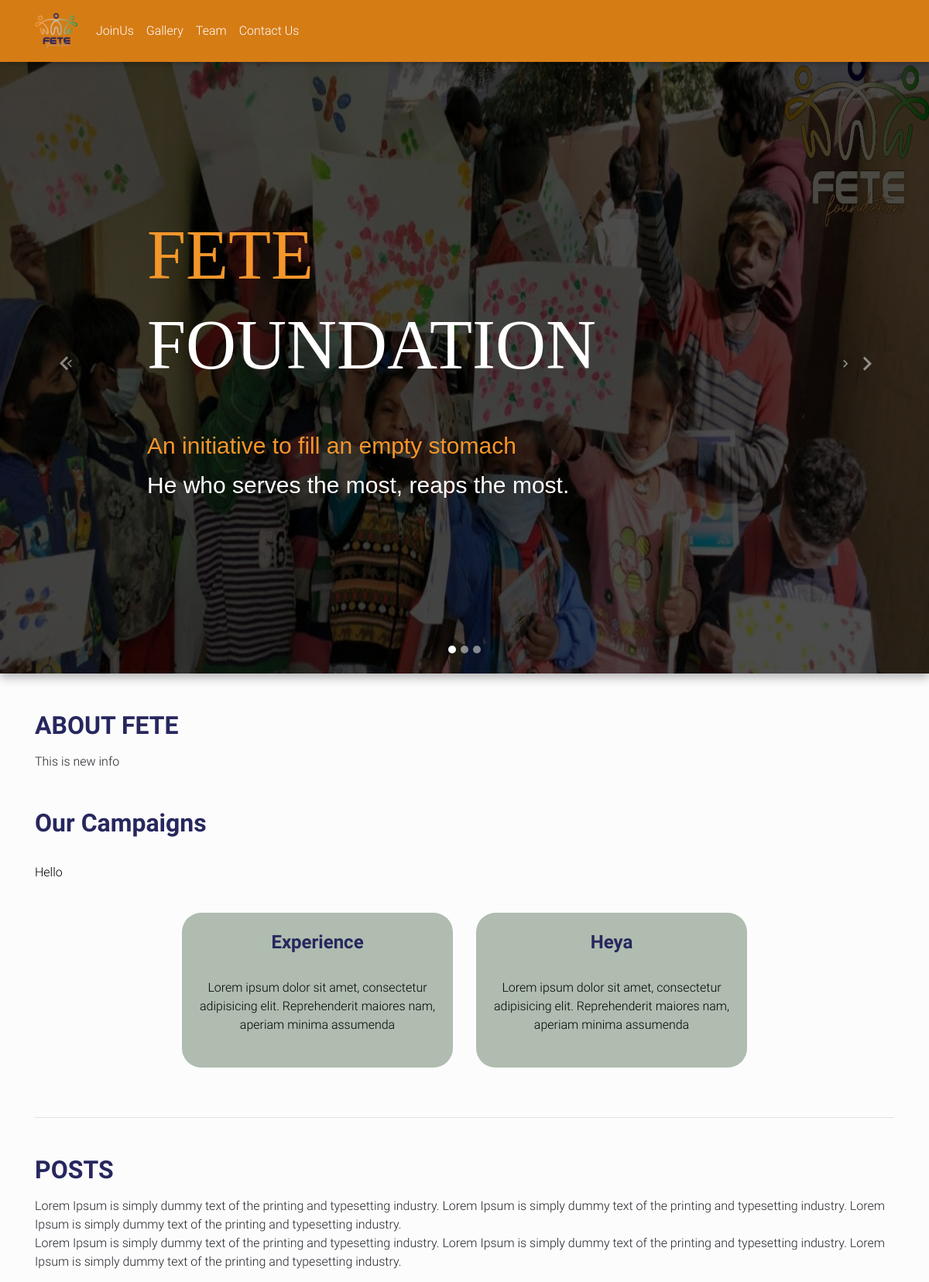
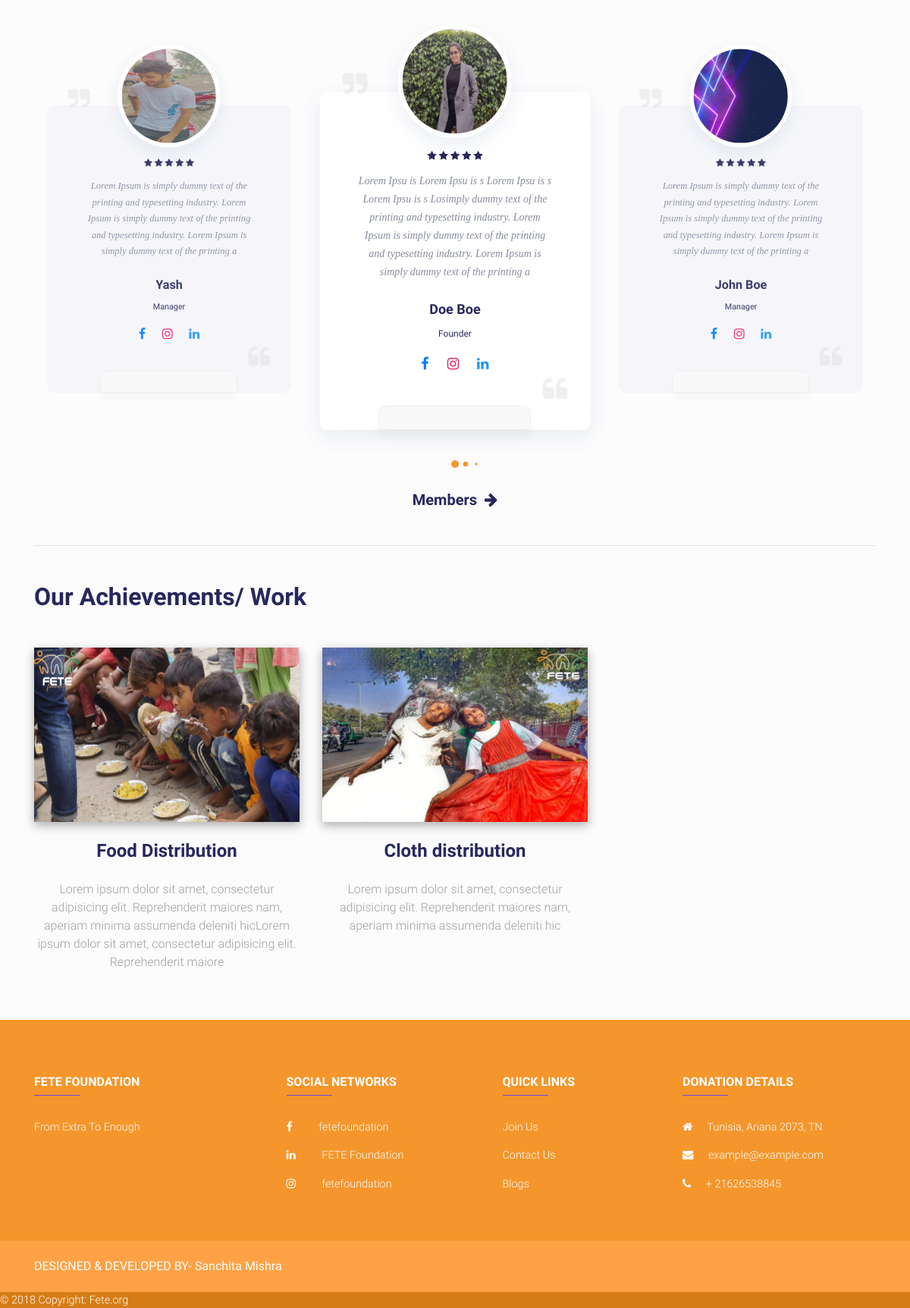
The page / on the database its author committed (2 pictures, top to bottom).
### home/models.py (models this page shows, shortened)
class AboutFete(models.Model):
    description = models.TextField()
    updatedOn = models.DateTimeField(default= timezone.now)

class CampaignDescription(models.Model):
    description= models.TextField()
    updatedOn = models.DateTimeField(default= timezone.now)

class Campaign(models.Model):
    title = models.CharField(max_length= 20)
    description = models.CharField(max_length=110)
    active= models.BooleanField(default=False)
    date = models.DateTimeField(default= timezone.now)

class PostDescription(models.Model):
    description= models.TextField()
    updatedOn= models.DateTimeField(default= timezone.now)

class Head(models.Model):
    name = models.CharField(max_length=40)
    post = models.CharField(max_length=40)
    description = models.CharField(max_length=250)
    image = models.ImageField(upload_to="media/Home/Heads",default="")
    facebook_account_link = models.CharField(max_length=250, blank=True)
    instagram_account_link = models.CharField(max_length=250, blank=True)
    linkedin_account_link = models.CharField(max_length=250, blank=True)
    active = models.BooleanField(default= False)
    date = models.DateTimeField(default=timezone.now)

class Achievement(models.Model):
    title = models.CharField(max_length=50)
    description = models.CharField(max_length=200)
    image = models.ImageField(upload_to="media/Home/Achievements",default="")
    active = models.BooleanField(default= False)
    date = models.DateTimeField(default=timezone.now)

### home/views.py (the view)
# urls.py: 2. Add a URL to urlpatterns:  path('', views.home, name='home')
def home(request):
    carouselImg = CarouselImg.objects.filter(active=True)
    aboutFete= AboutFete.objects.order_by('-updatedOn').all()[:1]
    campaignDescription = CampaignDescription.objects.order_by('-updatedOn').all()[:1]
    campaigns = Campaign.objects.filter(active=True)
    postDescription = PostDescription.objects.order_by('-updatedOn').all()[:1]
    heads = Head.objects.filter(active=True)
    achievements= Achievement.objects.filter(active=True)
    context = {'carouselImgs': carouselImg,'aboutFete':aboutFete,'campaignDescription': campaignDescription,'campaigns':campaigns, 'postDescription':postDescription, 'heads': heads,'achievements': achievements}
    return render(request,'index.html',context)

### templates/index.html (shortened to what this page needs)
{% extends 'base.html' %}
{% load static %}
{% block content %}
<div id=" carousel " style="margin-top: 70px !important;">
  <div id="" >
      <div class="">
          <div class="">
            <div id="intro" class="rgba-black-strong ">
            <div id="carousel-example-1z"  class="carousel slide carousel-fade responsive" data-ride="carousel">
                <ol class="carousel-indicators">
                    <li data-target="#carousel-example-1z w-100" data-slide-to="0" class="active"></li>
                    <li data-target="#carousel-example-1z w-100" data-slide-to="1"></li>
                    <li data-target="#carousel-example-1z w-100" data-slide-to="2"></li>
                </ol>
                <div class="carousel-inner z-depth-1-half" role="listbox">
                    <div class="carousel-item active ">
                        <img class="d-block w-100 responsive" src="{% static 'img/pic1.jpg' %}" alt="First slide">
                    </div>
                    <div class="hero-text .d-none  .d-sm-none .d-md-none  .d-xl-block">
                        <h1 class="saffron title-1 ">FETE</h1>
                        <h1 class="cursive title-1" >FOUNDATION</h1>
                        <br>
                        <p class="saffron title-text-1 vb" >An initiative to fill an empty stomach</p>
                        <p class="title-text-1 vb" style="margin-top: -10px;">He who serves the most, reaps the most.</p>
                      </div>
                </div>
                <a class="carousel-control-prev" href="#carousel-example-1z" role="button" data-slide="prev">
                    <img style="margin-left: -35px;" src="{% static 'img/svg/arrow_left.svg' %}" alt="">
                </a>
                <a class="carousel-control-next" href="#carousel-example-1z" role="button" data-slide="next">
                    <span class="carousel-control-next-icon" aria-hidden="true"> </span>
                    <img src="{% static 'img/svg/arrow_right.svg' %}" alt="">
                </a>
            </div>
        </div>
          </div>
      </div>
  </div>
</div>
  </header>
  <main class="mt-5">
      <div class="container">
        {% if aboutFete %}
        <section id="About FETE">
            <h2 class="mb-3 font-weight-bold blue-color " >ABOUT FETE</h2>
            {% for aboutFete in aboutFete %}
            <div class="mb-5">
                <p class="black-color "> {{aboutFete.description|linebreaks}} </p>
            </div>
            {% endfor %}
        </section>
        {% endif %}
          {% if campaignDescription %}
          <section id="campaigns">
            <section id="campaigns" class="">
                <h2 class="mb-3 font-weight-bold blue-color">Our Campaigns</h2>
                <div class="row d-flex justify-content-start mb-4">
                    <div class="col-md-12 black-color">
                        {% for campaignDescription in campaignDescription %}
                        <p>{{campaignDescription.description|linebreaks}}</p>
                        {% endfor %}
                    </div>
                </div>
                {% if campaigns %}
                <div class="row text-center d-flex justify-content-center">
                    {% for campaign in campaigns %}
                    <div class="col-md-4 mb-3" >
                        <div class="campaign ">
                        <h4 class="py-4 font-weight-bold blue-color">{{campaign.title}}</h4>
                        <p>{{campaign.description}}</p>
                        </div>
                    </div>
                    {% endfor %}
                </div>
                {% endif %}
              </section>
          </section>
          {% endif %}
          <hr class="my-5">
          {% if postDescription %}
          <div class="">
            <h2 class="mb-3 font-weight-bold blue-color">POSTS</h2>
            {% for postDescription in postDescription %}
            <p> {{postDescription.description|linebreaks}} </p>
            {% endfor %}
        </div>
        {% if heads %}
          <section class="posts">
        <div class="testimonials-carousel-wrap">
             <div class="testimonials-carousel">
                <div class="swiper-container">
                    <div class="swiper-wrapper">
                        {% for head in heads %}
                        <div class="swiper-slide">
                            <div class="testi-item">
                                <div class="testi-avatar"><img src="/media/{{head.image}}"></div>
                                <br><br><br>
                                <div class="testimonials-text-before"><i class="fa fa-quote-right"></i></div>
                                <div class="testimonials-text">
                                    <div class="listing-rating">
                                        <i class="fa fa-star " style="color:#27275e;" ></i>
                                        <i class="fa fa-star" style="color:#27275e;"></i>
                                        <i class="fa fa-star" style="color:#27275e;"></i>
                                        <i class="fa fa-star" style="color:#27275e;"></i>
                                        <i class="fa fa-star" style="color:#27275e;"></i>
                                    </div>
                                    <p>{{head.description}} </p>
                                    <a href="#" class="text-link"></a>
                                    <div class="testimonials-avatar">
                                        <h3>{{head.name}}</h3>
                                        <h4>{{head.post}}</h4>
                                    </div>
                                    <div class="d-flex justify-content-center pl-4 mt-4">
                                        <a target="blank" href="{{head.facebook_account_link}}"><i class="fa fa-facebook darkblue-text mr-4 " style="font-size: large;"> </i> </a>
                                        <a target="blank" href="{{head.instagram_account_link}}"><i class="fa fa-instagram pink-text mr-lg-4" style="font-size: large;"> </i></a>
                                        <a target="blank" href="{{head.linkedin_account_link}}"><i class="fa fa-linkedin blue-text mr-4" style="font-size: large;"> </i></a>
                                    </div>
                                </div>
                                <div class="testimonials-text-after"><i class="fa fa-quote-left"></i></div>
                            </div>
                        </div>
                        {% endfor %}
                    </div>
                </div>
            </div>
            <div class="tc-pagination"></div>
        </div>
    </section>
    {% endif %}
{% endif %}
        {% if achievements %}
          <section id="work" class="text-center " style="margin-top: 30px;">
            <a href=""><h5 class="mb-5 font-weight-bold blue-color"> Members &nbsp<i class="fa fa-arrow-right"></i></h5></a>
            <hr class="my-5">
            <h2 class="mb-5 font-weight-bold blue-color" style="text-align: start !important;" >Our Achievements/ Work</h2>
            <div class="row">
                {% for achievement in achievements %}
                <div class="col-lg-4 col-md-12 mb-4">
                    <div class="view overlay z-depth-1-half">
                        <img src="/media/{{achievement.image}}" style="height: 230px; width: 100%;" class="img-fluid" alt="">
                    </div>
                    <h4 class="my-4 font-weight-bold blue-color">{{achievement.title}}</h4>
                    <p class="grey-text">{{achievement.description}}</p>
                </div>
               {% endfor %}
            </div>
        </section>
        {% endif %}
      </div>
  </main>
  {% endblock content %}

### templates/base.html (shortened to what this page needs)
<!DOCTYPE html>
<html lang="en">
    {% load static %}
<head>
    <link rel="stylesheet" href="https://maxcdn.bootstrapcdn.com/font-awesome/4.7.0/css/font-awesome.min.css">
    <link rel="stylesheet" href="https://cdnjs.cloudflare.com/ajax/libs/Swiper/6.4.8/swiper-bundle.min.css"/>
    <link rel="stylesheet" href="https://stackpath.bootstrapcdn.com/font-awesome/4.7.0/css/font-awesome.min.css">
    <link href="{% static 'css/bootstrap.min.css' %}" rel="stylesheet">
    <link href="{% static 'css/mdb.min.css' %}" rel="stylesheet">
    <link href="{% static 'css/style.css' %}" rel="stylesheet">
</head>
<body>
  <header>
    <nav class="navbar navbar-expand-lg navbar-dark fixed-top scrolling-navbar " style="background-color: #d67c15 !important;">
        <div class="container">
            <a class="navbar-brand" href="/"><img style="width: 55px;" src="{% static 'img/logo.png' %}" alt=""></a>
            <div class="collapse navbar-collapse" id="basicExampleNav">
<ul class="navbar-nav mr-auto smooth-scroll">
                    <li class="nav-item">
                        <a class="nav-link" href="{% url 'donation' %}">JoinUs</a>
                    </li>
                    <li class="nav-item">
                        <a class="nav-link" href="{% url 'gallery' %}">Gallery</a>
                    </li>
                    <li class="nav-item">
                        <a class="nav-link" href="{% url 'team'%}">Team</a>
                    </li>
                    <li class="nav-item">
                        <a class="nav-link" href="{% url 'contact' %}">Contact Us</a>
                    </li>
                </ul>
    </nav>
    {% block content %}
    {% endblock %}
  <footer class="page-footer font-small  pt-4 mt-4" style="background-color: #f4962b;">
<div class="container mt-5 mb-4 text-center text-md-left">
  <div class="row mt-3">
      <div class="col-md-3 col-lg-4 col-xl-3 mb-4">
          <h6 class="text-uppercase font-weight-bold">
              <strong>FETE FOUNDATION</strong>
          </h6>
          <hr class="deep-purple accent-2 mb-4 mt-0 d-inline-block mx-auto" style="width: 60px;">
          <p>From Extra To Enough</p>
      </div>
      <div class="col-md-2 col-lg-2 col-xl-2 mx-auto mb-4">
          <h6 class="text-uppercase font-weight-bold">
              <strong>Social Networks</strong>
          </h6>
          <hr class="deep-purple accent-2 mb-4 mt-0 d-inline-block mx-auto" style="width: 60px;">
          <p>
              <a target="blank" href="https://www.facebook.com/fetefoundation/"><i class="fa fa-facebook white-text mr-4"> </i> &nbsp fetefoundation</a>
          </p>
          <p>
              <a target="blank" href="https://www.linkedin.com/company/fete-education"><i class="fa fa-linkedin white-text mr-4"> </i> &nbsp FETE Foundation </a>
          </p>
          <p>
              <a target="blank" href="https://www.instagram.com/fetefoundation/"><i class="fa fa-instagram white-text mr-lg-4"> </i> &nbsp fetefoundation</a>
          </p>
      </div>
      <div class="col-md-3 col-lg-2 col-xl-2 mx-auto mb-4">
          <h6 class="text-uppercase font-weight-bold">
              <strong>Quick links</strong>
          </h6>
          <hr class="deep-purple accent-2 mb-4 mt-0 d-inline-block mx-auto" style="width: 60px;">
          <p>
              <a href="#!">Join Us</a>
          </p>
          <p>
              <a href="#!">Contact Us</a>
          </p>
          <p>
              <a href="#!">Blogs</a>
          </p>
      </div>
      <div class="col-md-4 col-lg-3 col-xl-3">
          <h6 class="text-uppercase font-weight-bold">
              <strong>Donation Details </strong>
          </h6>
          <hr class="deep-purple accent-2 mb-4 mt-0 d-inline-block mx-auto" style="width: 60px;">
          <p>
              <i class="fa fa-home mr-3"></i> Tunisia, Ariana 2073, TN</p>
          <p>
              <i class="fa fa-envelope mr-3"></i> example@example.com</p>
          <p>
              <i class="fa fa-phone mr-3"></i> + 21626538845</p>
      </div>
  </div>
</div>
<footer class="page-footer font-small " style="background-color: #fdb165;">
  <div class="" style="background-color: #ffa246;">
      <div class="container">
          <div class="row py-4 d-flex align-items-center">
              <div class="col-md-6 col-lg-5 text-center text-md-left mb-4 mb-md-0">
                 <a target="blank" href="https://www.linkedin.com/in/sanchitamishra170676/"><h6 class="mb-0 white-text"> <strong>DESIGNED & DEVELOPED BY- Sanchita Mishra </strong> </h6> </a>
              </div>
          </div>
      </div>
  </div>
<footer class="page-footer  pt-0" style="background-color: #d67c15;">
        © 2018 Copyright:
        <a href="#"> Fete.org </a>
</footer>
</body>
</html>

### rows shown on the page
AboutFete: description "This is new info"
CampaignDescription: description "Hello"
Campaign: title "Experience", description "Lorem ipsum dolor sit amet, consectetur adipisicing elit. Reprehenderit maiores nam, aperiam minima assumenda"
Campaign: title "Heya", description "Lorem ipsum dolor sit amet, consectetur adipisicing elit. Reprehenderit maiores nam, aperiam minima assumenda"
PostDescription: description "Lorem Ipsum is simply dummy text of the printing and typesetting industry. Lorem Ipsum is simply dummy text of the printing and typesetting industry. Lorem Ipsum is simply dummy text of the printing and typesetting industry. Lorem Ipsum is simply dummy text of the printing and typesetting industry. Lorem Ipsum is simply dummy text of the printing and typesetting industry. Lorem Ipsum is simply dummy text of the printing and typesetting industry."
Head: image (picture), description "Lorem Ipsu is Lorem Ipsu is s Lorem Ipsu is s Lorem Ipsu is s Losimply dummy text of the printing and typesetting industry. Lorem Ipsum is simply dummy text of the printing and typesetting industry. Lorem Ipsum is simply dummy text of the printing a", name "Doe Boe", post "Founder"
Head: image (picture), description "Lorem Ipsum is simply dummy text of the printing and typesetting industry. Lorem Ipsum is simply dummy text of the printing and typesetting industry. Lorem Ipsum is simply dummy text of the printing a", name "John Boe", post "Manager"
Head: image (picture), description "Lorem Ipsum is simply dummy text of the printing and typesetting industry. Lorem Ipsum is simply dummy text of the printing and typesetting industry. Lorem Ipsum is simply dummy text of the printing a", name "Yash", post "Manager"
Achievement: image (picture), title "Food Distribution", description "Lorem ipsum dolor sit amet, consectetur adipisicing elit. Reprehenderit maiores nam, aperiam minima assumenda deleniti hicLorem ipsum dolor sit amet, consectetur adipisicing elit. Reprehenderit maiore"
Achievement: image (picture), title "Cloth distribution", description "Lorem ipsum dolor sit amet, consectetur adipisicing elit. Reprehenderit maiores nam, aperiam minima assumenda deleniti hic"
